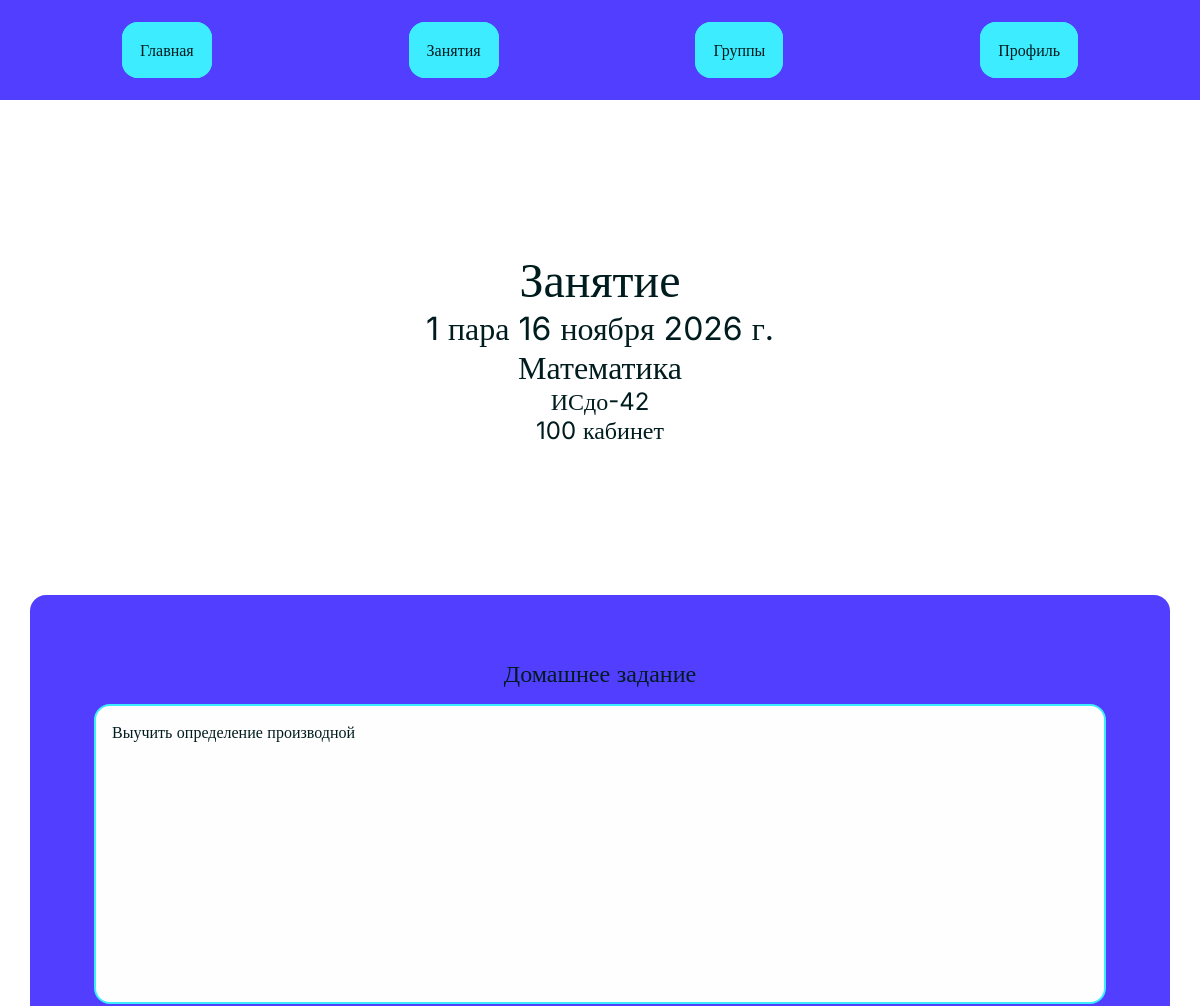
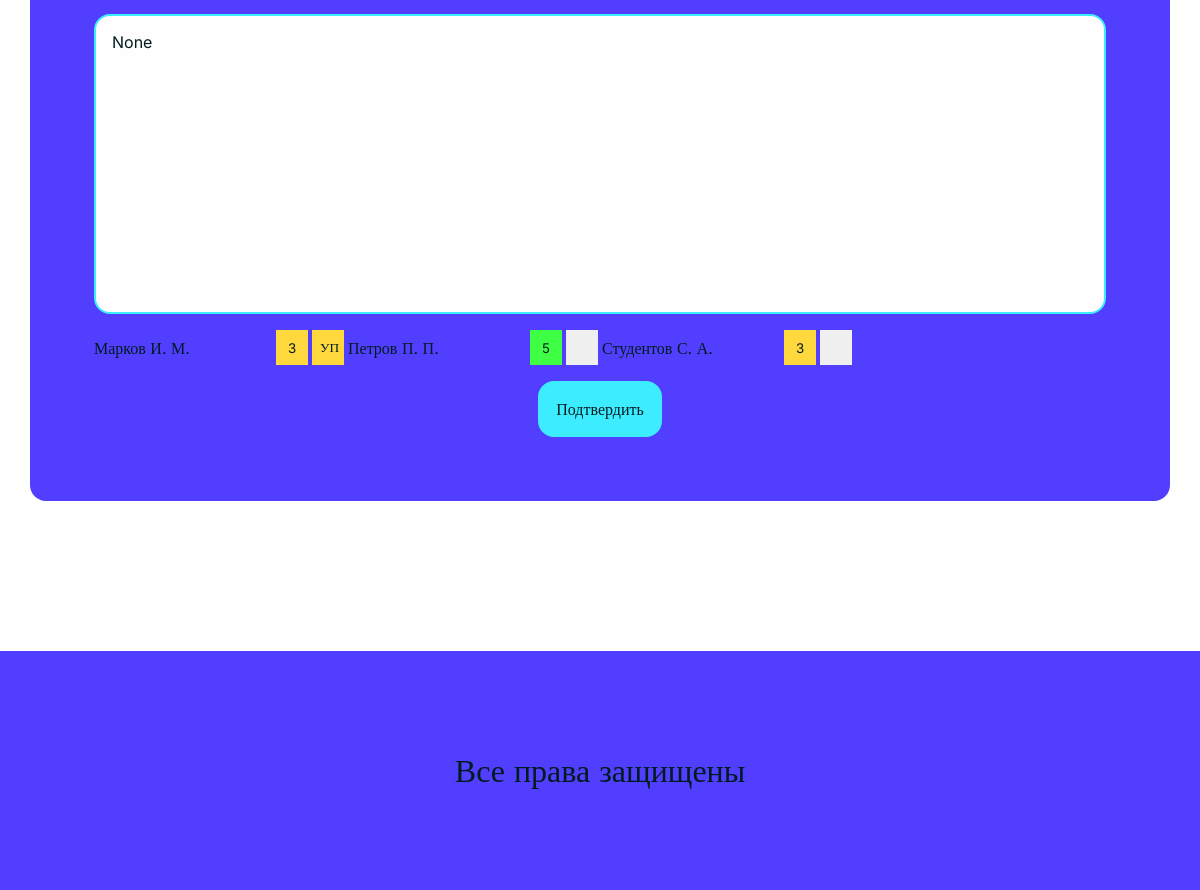
Screenshot of /lessons/1/ (signed in) with the database file from the repository (2 pictures, top to bottom).
### dnevnikapp/models.py (models this page shows, shortened)
class Lesson(models.Model):
    subject = models.ForeignKey(Subject, on_delete=models.PROTECT, verbose_name="Предмет", related_name="lessons")
    teacher = models.ForeignKey(CustomUser, on_delete=models.PROTECT, verbose_name="Преподаватель", related_name="lessons")
    date = models.DateField(default=timezone.now, verbose_name="Дата")
    lesson_number = models.PositiveSmallIntegerField(verbose_name="Номер пары")
    group = models.ForeignKey(Group, on_delete=models.PROTECT, verbose_name="Группа", related_name="lessons")
    primechaniye = models.CharField(null=True, blank=True)
    room = models.CharField(verbose_name="Кабинет")
    class Meta:
        constraints = [
            models.UniqueConstraint(
                fields=["date","lesson_number","group"],
                name="unique_lesson_per_date_number_group"
            ),
            models.UniqueConstraint(
                fields=["date","lesson_number","teacher"],
                name="unique_lesson_per_date_number_teacher"
            )
        ]
        models.CheckConstraint(
            condition=models.Q(lesson_number__gt=0),
            name="lesson_number_greater_than_zero"
        )
        verbose_name = "Занятие"
        verbose_name_plural = "Занятия"

class Subject(models.Model):
    name = models.CharField(max_length=150, verbose_name="Название")
    teachers = models.ManyToManyField(CustomUser, through=TeacherSubject, blank=True)
    class Meta:
        verbose_name="Предмет"
        verbose_name_plural="Предметы"
    def __str__(self):
        return self.name

class Group(models.Model):
    name = models.CharField(verbose_name="Название")
    course = models.PositiveSmallIntegerField(verbose_name="Курс")
    major = models.ForeignKey("Major", on_delete=models.CASCADE, verbose_name="Направление", related_name="groups")
    class Meta:
        verbose_name="Группа"
        verbose_name_plural="Группы"
    def __str__(self):
        return self.name

class Hometask(models.Model):
    lesson = models.OneToOneField(Lesson, on_delete=models.CASCADE, related_name="hometask")
    text = models.TextField()
    class Meta:
        verbose_name = "Домашнее задание"
        verbose_name_plural = "Домашние задания"

class CustomUser(AbstractUser):
    class Role(models.TextChoices):
        STUDENT = "student", "Student"
        PARENT = "parent", "Parent"
        TEACHER = "teacher", "Teacher"
        ADMIN = "admin", "Admin"
    first_name=models.CharField(max_length=30, null=False, blank=False, verbose_name="Имя")
    last_name=models.CharField(max_length=30, null=False, blank=False, verbose_name="Фамилия")
    patronimic = models.CharField(max_length=30, null=True, blank=True, verbose_name="Отчество")
    role = models.TextField(choices=Role.choices, default=Role.STUDENT, null=True, blank=True, verbose_name="Роль")
    group = models.ForeignKey("Group", null=True, blank=True, verbose_name="Группа", default=None, related_name="students", on_delete=models.SET_NULL)
    subjects = models.ManyToManyField("Subject", through="TeacherSubject", verbose_name="Преподаваемые предметы", blank=True)
    parents = models.ManyToManyField("self", through="ParentChild", null=True, related_name="children", symmetrical=False, verbose_name="Родители", through_fields=("child","parent"))
    REQUIRED_FIELDS=["first_name", "last_name"]
    class Meta:
        verbose_name="Пользователь"
        verbose_name_plural="Пользователи"

class Grade(models.Model):
    lesson = models.ForeignKey(Lesson, on_delete=models.CASCADE, verbose_name="Занятие", related_name="grades")
    student = models.ForeignKey(CustomUser, on_delete=models.CASCADE, verbose_name="Студент", related_name="grades")
    grade = models.PositiveSmallIntegerField(verbose_name="Оценка",validators=[MinValueValidator(2), MaxValueValidator(5)])
    comment = models.CharField(max_length=150, null=True, blank=True, verbose_name="Комментарий")
    class Meta:
        constraints=[
            models.UniqueConstraint(
                fields=["lesson","student"],
                name="grade_per_lesson_and_student"
            )
        ]
        verbose_name = "Оценка"
        verbose_name_plural = "Оценки"

### dnevnikapp/views.py (the view, shortened to what this page needs)
# urls.py: path("lessons/<int:lessonid>/", views.lessonView, name="lessons"),
@login_required
@roles_required("teacher","admin", "student", "parent")
def lessonView(request, lessonid):
    lesson = Lesson.objects.select_related("subject", "group", "hometask"
                            ).prefetch_related(
                                Prefetch("group__students__grades", queryset=Grade.objects.filter(lesson_id=lessonid)),
                                Prefetch("group__students__absences", queryset=Absence.objects.filter(lesson_id=lessonid)),
                            ).filter(pk=lessonid).first()
    if lesson == None:
        raise Http404
    if request.user.role == "student" and request.user.group_id != lesson.group_id:
        raise PermissionDenied
    elif request.user.role == "parent" and request.user.children.filter(group_id=lesson.group_id).first() == None:
        raise PermissionDenied
    students = lesson.group.students.all()
    for student in students:
        student.grade = student.grades.first()
        student.absence = student.absences.first()
    context = {
        "lesson":lesson,
        "students":students,
    }
    if request.user.role == "teacher" or request.user.role == "admin":
        return render(request, "lesson.html", context=context)
    elif request.user.role == "student" or request.user.role == "parent":
        return render(request, "lessonstudent.html", context=context)

### dnevnikapp/converters.py (called while the page is built)
    def to_url(self, value: date) -> str:
        return value.strftime("%d-%m-%Y")

### dnevnikapp/templates/lesson.html (shortened to what this page needs)
{% extends 'baseheader.html' %}
{% load static %}
{% block head %}
    <link rel="stylesheet" href="{% static 'css/lesson.css' %}">
{% endblock %}
{% block content %}
    <div class="centerdiv centerpadding">
        <div class="headingsdiv">
            <h1>Занятие</h1>
            <h2>{{ lesson.lesson_number }} пара {{ lesson.date }}</h2>
            <h2>{{ lesson.subject }}</h2>
            <h3>{{ lesson.group }}</h3>
            <h3>{{ lesson.room }} кабинет</h3>
        </div>
        <div class="mainblock">
            <form class="mainform" method="post">
                <h3>Домашнее задание</h3>
                <textarea name="hometask" placeholder="Домашнее задание">{{ lesson.hometask.text }}</textarea>
                <textarea name="primechaniye" placeholder="Примечание">{{ lesson.primechaniye }}</textarea>
                <div class="lesson-studentsgrid">
                    {% for student in students %}
                        <div class="lesson-student">
                            <p>{{ student.last_name }} {{ student.first_name|slice:1 }}. {{ student.patronimic|slice:1 }}.</p>
                            <div class="gradeabsence">
                                <button type="button"
                                    class="lessongrade {% if student.grade.grade >= 4 %}grade-good{% elif student.grade.grade == 3 %}grade-ok{% elif student.grade.grade == 2 %}grade-bad{% endif %}"
                                    data-student="{{ student.pk }}"
                                    data-value="{{ student.grade.grade|default_if_none:'' }}"
                                >
                                    {{ student.grade.grade|default:"" }}
                                </button>
                                <button type="button"
                                    class="lessonabsence {% if student.absence %}{% if student.absence.is_excused %}absence-excused{% else %}absence{% endif %}{% endif %}"
                                    data-student="{{ student.pk }}"
                                    data-value="{% if student.absence %}{% if student.absence.is_excused %}УП{% else %}Н{% endif %}{% endif %}"
                                >
                                    {% if student.absence %}
                                        {% if student.absence.is_excused %}
                                            УП
                                        {% else %}
                                            Н
                                        {% endif %}
                                    {% endif %}
                                </button>
                            </div>
                        </div>
                    {% endfor %}
                </div>
                <button class="button">Подтвердить</button>
            </form>
        </div>
    </div>
{% endblock %}

### dnevnikapp/static/css/style.css (style rules this page uses)
:root { --backgroundcolor:#fefefe; --maincolor:#513eff; --additionalcolor:#3e8bff; --accentcolor:#3eecff; --errorcolor:#ff3e41; --successcolor:#3eff44; --warningcolor:#ffd83e; --textcolor:#001c1f; --h1size:48px; --h2size:32px; --h3size:24px; --mainsize:16px; }
* { margin:0; padding:0; font-family: "Inter"; word-break: normal; color:var(--textcolor); }
h1 { font-size: var(--h1size); font-weight:normal; }
h2 { font-size: var(--h2size); font-weight:normal; }
h3 { font-size: var(--h3size); font-weight:normal; }
p, span { font-size: var(--mainsize); }
input, textarea { background-color: var(--backgroundcolor); color:var(--textcolor); border-radius: 16px; padding:16px; font-size: var(--mainsize); border-style: solid; border-width: 2px; border-color: var(--accentcolor); width:100%; box-sizing: border-box; }
input::placeholder, textarea::placeholder { color:#001c1f80 }
textarea { resize:none; height:300px; }
.button { color:var(--textcolor); --basecol: var(--accentcolor); --backcol:var(--basecol); --bordercol:var(--basecol); background-color: var(--backcol); border:none; text-decoration: none; text-align: center; padding:16px; border-radius: 16px; font-size: var(--mainsize); border-style: solid; border-width: 2px; border-color: var(--bordercol); }
.centerdiv { display:flex; flex-direction: column; justify-content: center; align-items: center; row-gap: 150px; }
.centerpadding { padding:150px 30px 150px 30px; }
.headingsdiv { text-align: center; }
.mainblock { box-sizing: border-box; background-color: var(--maincolor); border-radius: 16px; padding:64px; width:100%; display: flex; flex-direction: column; gap:16px; }
.lessonabsence, .lessongrade { text-align: center; word-break: keep-all; }
.grade-good { background-color: var(--successcolor); }
.grade-ok { background-color: var(--warningcolor); }
.absence-excused { background-color: var(--warningcolor); }

### dnevnikapp/static/css/lesson.css (style rules this page uses)
.mainform { display:flex; flex-direction: column; align-items: center; gap:16px; }
.lesson-studentsgrid { display:grid; grid-template-columns: repeat(4,1fr); width:100%; gap:4px; }
.lesson-student { display: flex; align-items: center; gap:16px; justify-content: space-between; }
.gradeabsence { display: flex; gap:4px; }
.lessongrade, .lessonabsence { content:''; padding:8px; width:32px; height:35px; box-sizing: border-box; }
button { border-radius: 0; border-style: none; }

### rows the page displays
Lesson: lesson_number "1", date "16 ноября 2026 г.", subject "Математика", group "ИСдо-42", room "100", hometask "Выучить определение производной", primechaniye "None"
CustomUser: last_name "Марков", first_name "И", patronimic "М", grade.grade "3", shows "УП"
CustomUser: last_name "Петров", first_name "П", patronimic "П", grade.grade "5"
CustomUser: last_name "Студентов", first_name "С", patronimic "А", grade.grade "3"

### other values shown
{{ link.title }} "Главная" "Занятия" "Группы" "Профиль"
